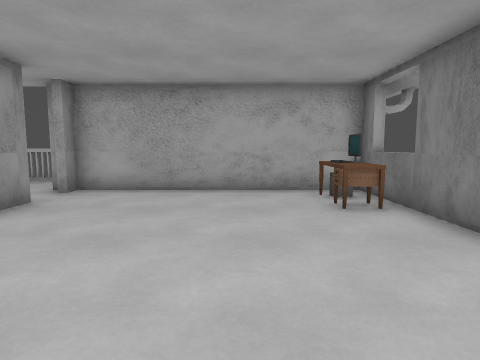
view 1 (above)

19 first-person views from a walk through a 3-D level made in the Godot game engine. The camera is 1.2 m above the floor, tilts 6° down and sees 75° across. The floor is counted in squares, 1 m on a side. Each view is taken from the middle of a square. On the plan, view 1 faces up. The plan holds only what a view shows up to about 13 squares ahead; the rest is blank.

view 2
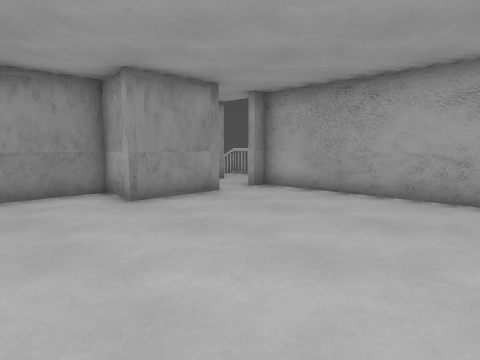

view 3
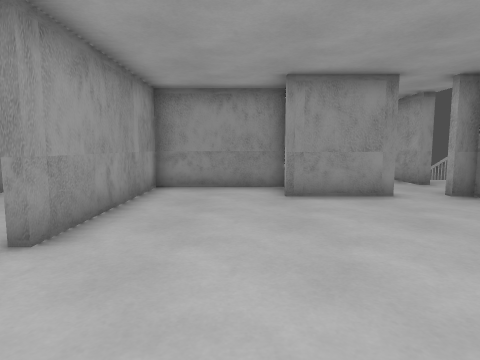

view 4
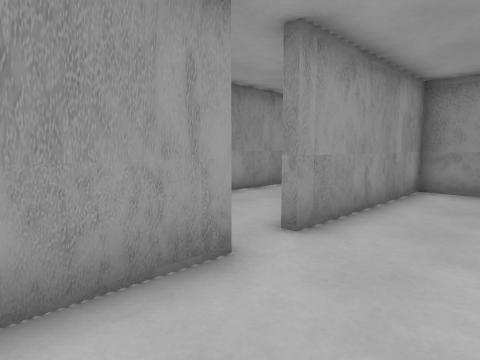

view 5
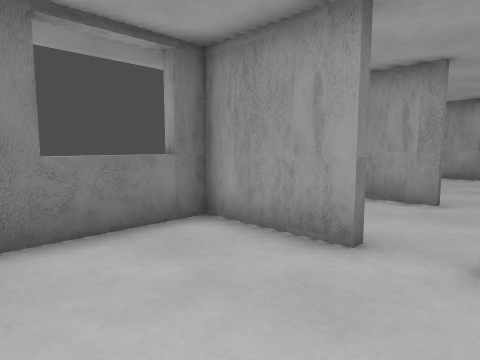

view 6
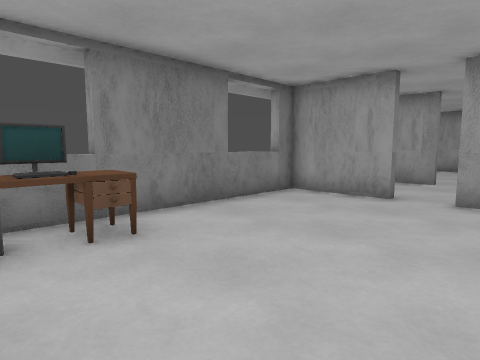

view 7
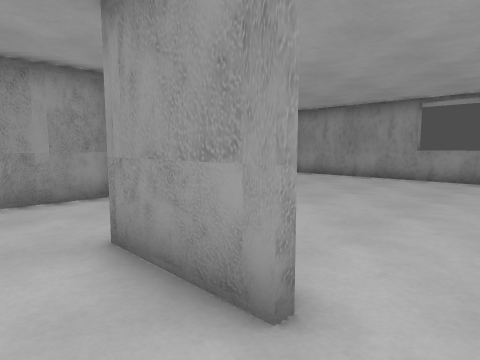

view 8
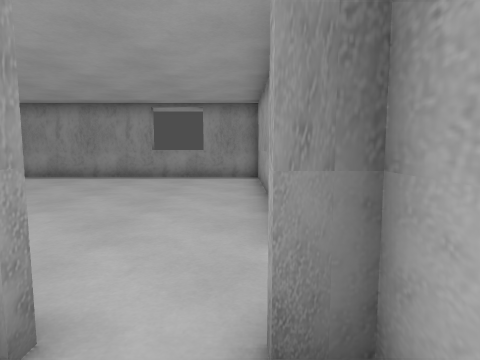

view 9
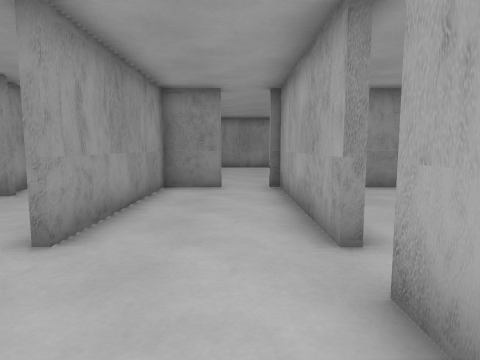

view 10
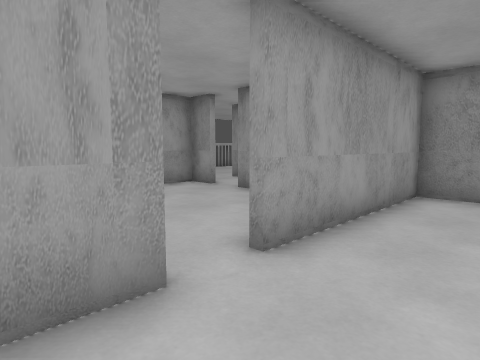

view 11
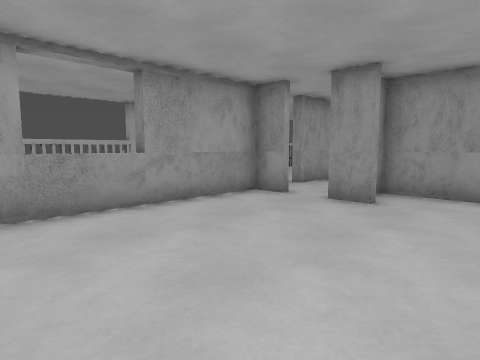

view 12
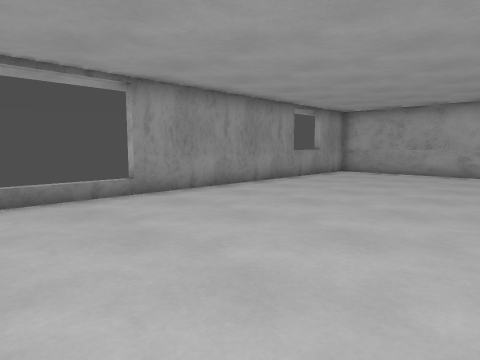

view 13
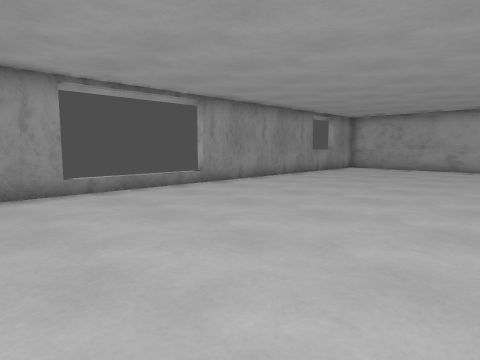

view 14
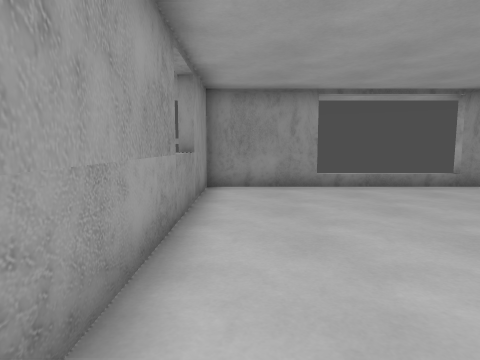

view 15
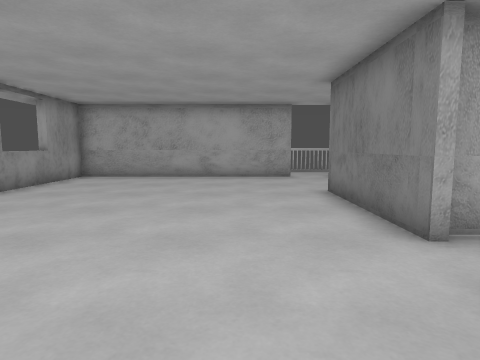

view 16
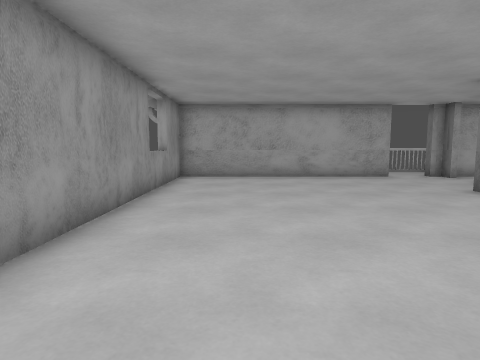

view 17
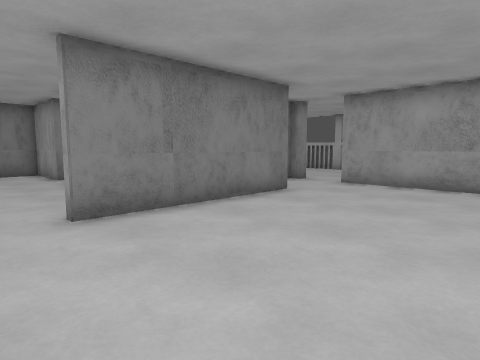

view 18
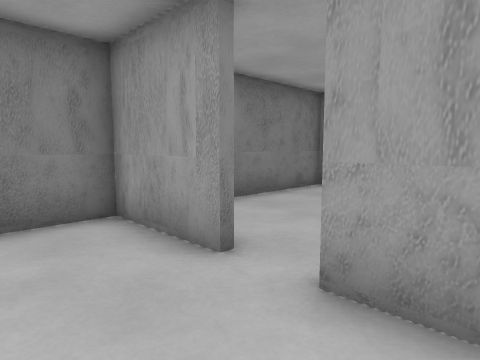

view 19
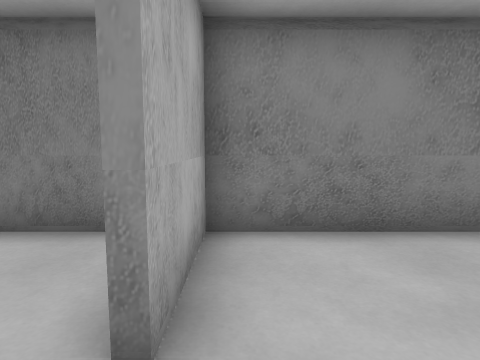

### Floor plan
Points are (right, up) in squares from view 1. A wall is a line through its corners. A room is listed if a view was taken in it or the views show most of it. See-through windows are left out.
Room 1 (views 1, 2, 3, 4, 5, 6, 7, 8)
walls: (0.5, 0.5) (3.4, 0.5) (3.4, 5.6); (-5.1, 4.3) (-6.3, 4.3) (-6.3, 0.5) (-0.6, 0.5); (-4.6, 6.9) (-4.6, 4); (3.2, 1.1) (3.8, 1.1); (3.4, 8.7) (-4.6, 8.7) (-4.6, 8.1)
ways out: opening at (0, 0) to room 2; opening at (-5, 7.5) to room 4
objects: desk (2, 6) to (3, 6); keyboard (2, 7); desk (2, 8) to (3, 8); monitor (3, 7)
Room 2 (views 9, 10, 18)
walls: (0.5, -3.3) (3.4, -3.3) (3.4, -0.6); (-0.6, 0.2) (-6.4, 0.2); (1.5, 0.2) (0.5, 0.2); (-6.3, -1.5) (-6.3, -3.3) (-0.6, -3.3)
ways out: opening at (0, 0) to room 1; opening at (0, -3) to room 3; opening at (-7, -1) to room 4
Room 3 (views 11, 19)
walls: (-4.6, -6.6) (-4.6, -7.8); (-1.2, -9.9) (-1.2, -10.4); (-4.6, -8.9) (-4.6, -10) (3.4, -10) (3.4, -3.5) (0.5, -3.5); (-6.3, -5) (-6.3, -7.1)
ways out: opening at (0, -3) to room 2; opening at (-5, -8) to room 4; opening at (0, -10)
Room 4 (views 12, 13, 14, 15, 16, 17)
walls: (-6.6, -0.1) (-6.6, 4.6); (-15.4, -6.6) (-15.4, -10) (-6.9, -10) (-6.9, -10.4); (-6.6, -7.4) (-6.6, -1.5); (-6.9, 8.7) (-15.4, 8.7) (-15.4, -2.3); (-4.8, 8.1) (-4.8, 8.7) (-5.2, 8.7); (-5.2, -10.5) (-5.2, -10)
ways out: opening at (-5, 7.5) to room 1; opening at (-7, -1) to room 2; opening at (-5, -8) to room 3; opening at (-12, -10); opening at (-6, -10); opening at (-6, 9); gap at (-16, -7)

Positions as (right, up) in squares from view 1, and headings:
1: (0, 0), facing up
2: (2, 1), facing up-left
3: (3, 3), facing left
4: (3, 3), facing down-left
5: (-1, 4), facing down-right
6: (-2, 8), facing down-right
7: (-3, 8), facing down-left
8: (-3, 8), facing left
9: (3, -1), facing left
10: (2, -1), facing down-left
11: (2, -4), facing down-left
12: (-8, -6), facing up-left
13: (-7, -9), facing up-left
14: (-6, -9), facing left
15: (-9, -4), facing up
16: (-13, -4), facing up
17: (-12, 0), facing down-right
18: (-2, -1), facing down-right
19: (-1, -4), facing right
